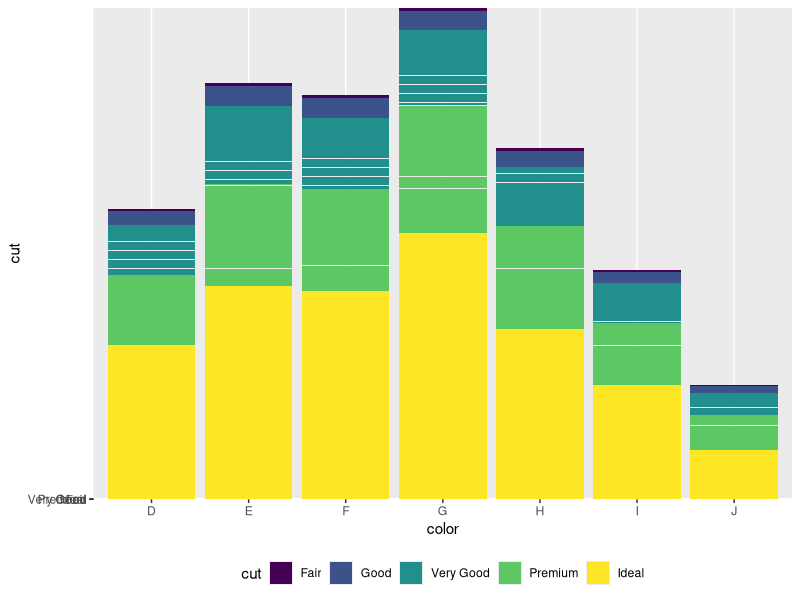

Here is the R script that generated this plot:
library(tidyverse)

diamonds %>%
  ggplot(aes(x = color, y = cut, fill = cut)) +
  geom_col() +
  theme(legend.position = "bottom")
